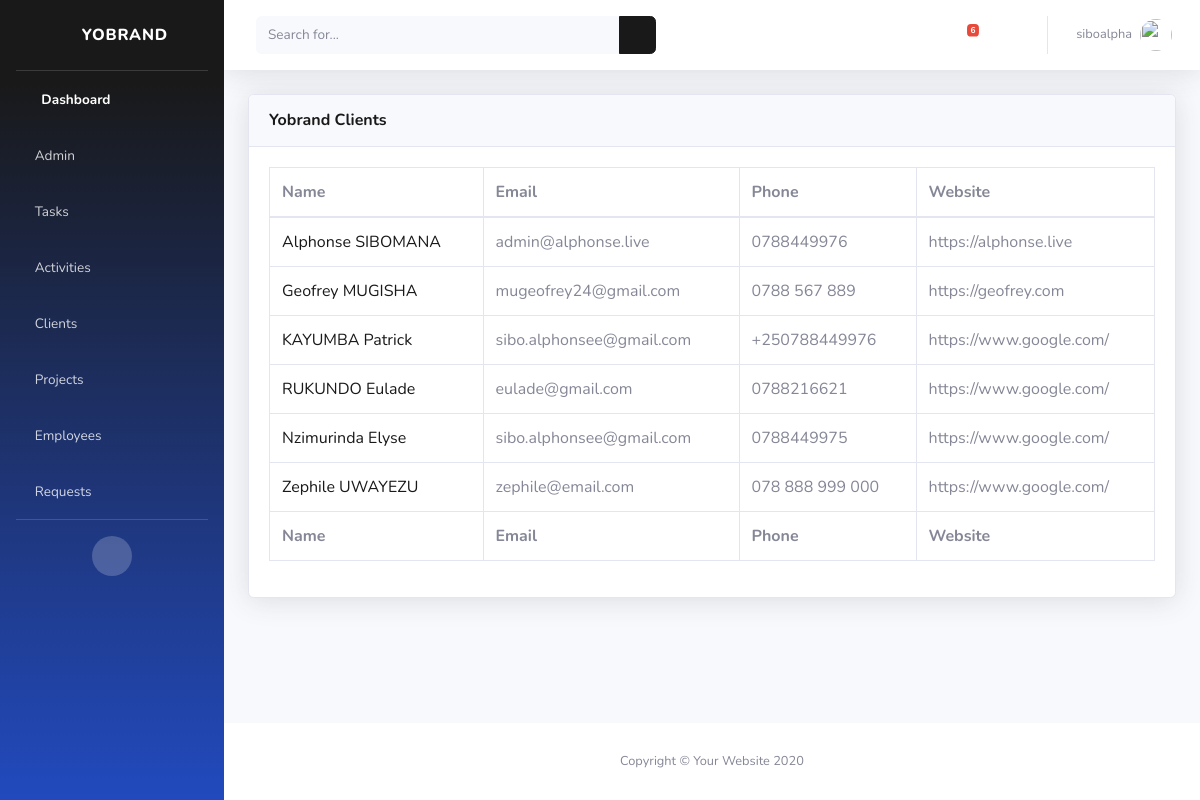
Screenshot of /clients/ (signed in) with the database file from the repository.
### cms/models.py (models this page shows, shortened)
class Client(models.Model):
    name = models.CharField(max_length=40, null=True)
    email = models.EmailField(max_length=40, null=True)
    phone = models.CharField(max_length=30, null=True)
    website = models.URLField(max_length=100, null=True, blank=True)
    instagram = models.URLField(max_length=100, null=True, blank=True)
    facebook = models.URLField(max_length=100, null=True, blank=True)
    twitter = models.URLField(max_length=100, null=True, blank=True)
    linkedin = models.URLField(max_length=100, null=True, blank=True)

### cms/views.py (the view)
# urls.py: path('clients/', views.clients, name="clients"),
@login_required(login_url='login')
def clients(request):
    client_list = Client.objects.all()
    tasks_notification = Task.objects.filter(employee=request.user, complete = False).count()
    context = {'client_list':client_list, 'tasks_notification': tasks_notification}
    return render(request, 'cms/clients.html', context)

### cms/templates/cms/clients.html
{% extends 'cms/base.html' %}
{% block content %}
<div class="container-fluid">
    <div class="card shadow mb-4">
        <div class="card-header py-3">
            <h6 class="m-0 font-weight-bold text-primary">Yobrand Clients</h6>
        </div>
        <div class="card-body">
            <div class="table-responsive">
                <table class="table table-bordered" id="dataTable" width="100%" cellspacing="0">
                    <thead>
                        <tr>
                            <th>Name</th>
                            <th>Email</th>
                            <th>Phone</th>
                            <th>Website</th>
                        </tr>
                    </thead>
                    <tfoot>
                        <tr>
                            <th>Name</th>
                            <th>Email</th>
                            <th>Phone</th>
                            <th>Website</th>
                        </tr>
                    </tfoot>
                    <tbody>
                        {% for client in client_list %}
                        <tr>
                            <td><a href="{% url 'client-profile' client.id %}"> {{client.name}}</a></td>
                            <td>{{client.email}}</td>
                            <td>{{client.phone}}</td>
                            <td>{{client.website}}</td>
                        </tr>
                        {% endfor %}
                    </tbody>
                </table>
            </div>
        </div>
    </div>
</div>
</div>
<footer class="sticky-footer bg-white">
    <div class="container my-auto">
        <div class="copyright text-center my-auto">
            <span>Copyright &copy; Your Website 2020</span>
        </div>
    </div>
</footer>
</div>
</div>
{% endblock %}

### cms/templates/cms/base.html (shortened to what this page needs)
<!DOCTYPE html>
{% load static %}
<html lang="en">
<head>
    <link href="{% static 'vendor/fontawesome-free/css/all.min.css' %}" rel="stylesheet" type="text/css">
    <link href="{% static 'css/sb-admin-2.min.css' %}" rel="stylesheet">
</head>
<body id="page-top">
    <div id="wrapper">
        <ul class="navbar-nav bg-gradient-primary sidebar sidebar-dark accordion" id="accordionSidebar">
            <a class="sidebar-brand d-flex align-items-center justify-content-center" href="{% url 'dashboard' %}">
                <div class="sidebar-brand-icon rotate-n-15">
                    <i class="fas fa-laugh-wink"></i>
                </div>
                <div class="sidebar-brand-text mx-3">Yobrand</div>
            </a>
            <hr class="sidebar-divider my-0">
            <li class="nav-item active">
                <a class="nav-link" href="{% url 'dashboard' %}">
                    <i class="fas fa-fw fa-tachometer-alt"></i>
                    <span>Dashboard</span></a>
            </li>
            {% if request.user.is_staff %}
            <li class="nav-item">
                <a class="nav-link collapsed" href="#" data-toggle="collapse" data-target="#menuItemAdminPanel"
                    aria-expanded="true" aria-controls="menuItemAdminPanel">
                    <i class="fas fa-users-cog"></i>
                    <span>Admin</span>
                </a>
            </li>
            {% endif %}
            <li class="nav-item">
                <a class="nav-link collapsed" href="#" data-toggle="collapse" data-target="#menuItemTasks"
                    aria-expanded="true" aria-controls="menuItemTasks">
                    <i class="fas fa-clipboard-list"></i>
                    <span>Tasks</span>
                </a>
            </li>
            <li class="nav-item">
                <a class="nav-link collapsed" href="#" data-toggle="collapse" data-target="#menuItemActivities"
                    aria-expanded="true" aria-controls="menuItemActivities">
                    <i class="fas fa-network-wired"></i>
                    <span>Activities</span>
                </a>
            </li>
            <li class="nav-item">
                <a class="nav-link collapsed" href="#" data-toggle="collapse" data-target="#menuItemClients"
                    aria-expanded="true" aria-controls="menuItemClients">
                    <i class="fas fa-users"></i>
                    <span>Clients</span>
                </a>
            </li>
            <li class="nav-item">
                <a class="nav-link collapsed" href="#" data-toggle="collapse" data-target="#menuItemProjects"
                    aria-expanded="true" aria-controls="menuItemProjects">
                    <i class="fas fa-database"></i>
                    <span>Projects</span>
                </a>
            </li>
            <li class="nav-item">
                <a class="nav-link collapsed" href="#" data-toggle="collapse" data-target="#menuItemEmployees"
                    aria-expanded="true" aria-controls="menuItemEmployees">
                    <i class="fas fa-users"></i>
                    <span>Employees</span>
                </a>
            </li>
            <li class="nav-item">
                <a class="nav-link collapsed" href="#" data-toggle="collapse" data-target="#menuItemRequests"
                    aria-expanded="true" aria-controls="menuItemRequests">
                    <i class="fas fa-comments"></i>
                    <span>Requests</span>
                </a>
            </li>
            <hr class="sidebar-divider d-none d-md-block">
            <div class="text-center d-none d-md-inline">
                <button class="rounded-circle border-0" id="sidebarToggle"></button>
            </div>
        </ul>
        <div id="content-wrapper" class="d-flex flex-column">
            <div id="content">
                <nav class="navbar navbar-expand navbar-light bg-white topbar mb-4 static-top shadow">
                    <form
                        class="d-none d-sm-inline-block form-inline mr-auto ml-md-3 my-2 my-md-0 mw-100 navbar-search">
                        <div class="input-group">
                            <input type="text" class="form-control bg-light border-0 small" placeholder="Search for..."
                                aria-label="Search" aria-describedby="basic-addon2">
                            <div class="input-group-append">
                                <button class="btn btn-primary" type="button">
                                    <i class="fas fa-search fa-sm"></i>
                                </button>
                            </div>
                        </div>
                    </form>
                    <ul class="navbar-nav ml-auto">
                        <li class="nav-item dropdown no-arrow mx-1">
                            <a class="nav-link dropdown-toggle" href="#" id="alertsDropdown" role="button"
                                data-toggle="dropdown" aria-haspopup="true" aria-expanded="false">
                                <i class="fas fa-bell fa-fw"></i>
                                {% if tasks_notification %}
                                <span class="badge badge-danger badge-counter">{{tasks_notification}}</span>
                                {% endif %}
                            </a>
                        </li>
                        <li class="nav-item dropdown no-arrow mx-1">
                            <a class="nav-link dropdown-toggle" href="#" id="messagesDropdown" role="button"
                                data-toggle="dropdown" aria-haspopup="true" aria-expanded="false">
                                <i class="fas fa-comments"></i>
                            </a>
                        </li>
                        <li class="nav-item dropdown no-arrow">
                            <a class="nav-link dropdown-toggle" href="#" id="userDropdown" role="button"
                                data-toggle="dropdown" aria-haspopup="true" aria-expanded="false">
                                <span class="mr-2 d-none d-lg-inline text-gray-600 small">{{request.user}}</span>
                                <img class="img-profile rounded-circle" src="{% static 'img/undraw_profile.svg' %}">
                            </a>
                        </li>
                    </ul>
                </nav>
                {% block content%}
                {% endblock %}
</body>
</html>

### rows the page displays
Client: name "Alphonse SIBOMANA", email "admin@alphonse.live", phone "0788449976", website "https://alphonse.live"
Client: name "Geofrey MUGISHA", email "mugeofrey24@gmail.com", phone "0788 567 889", website "https://geofrey.com"
Client: name "KAYUMBA Patrick", email "sibo.alphonsee@gmail.com", phone "+250788449976", website "https://www.google.com/"
Client: name "RUKUNDO Eulade", email "eulade@gmail.com", phone "0788216621", website "https://www.google.com/"
Client: name "Nzimurinda Elyse", email "sibo.alphonsee@gmail.com", phone "0788449975", website "https://www.google.com/"
Client: name "Zephile UWAYEZU", email "zephile@email.com", phone "078 888 999 000", website "https://www.google.com/"

### other values shown
{{ tasks_notification }} "6"
{{ request.user }} "siboalpha"
